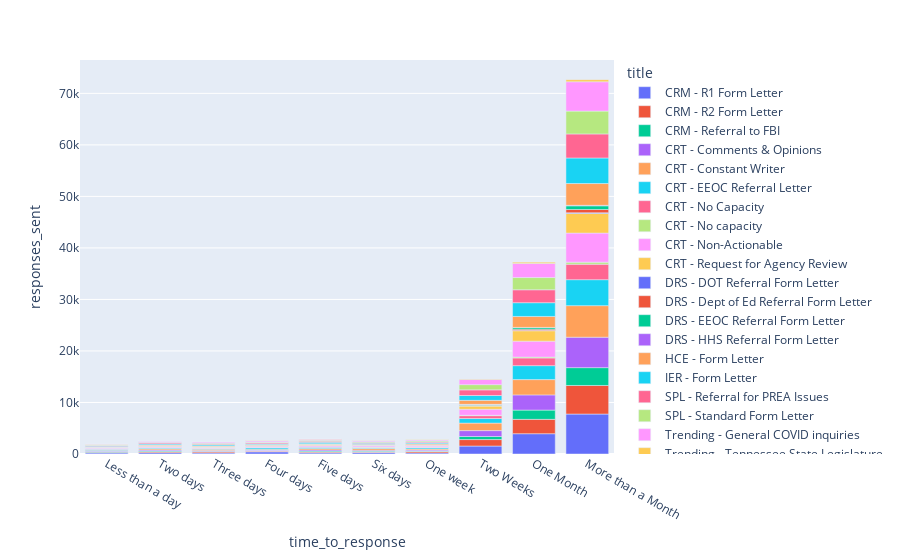

Notebook source saved alongside this figure:
### Code cell
title_df = df.loc[df['is_referral'] == False]
title_df = title_df.groupby(["title", "time_to_response"], as_index=False)['responses_sent'].sum()

fig = px.bar(
    title_df,
    x="time_to_response",
    y="responses_sent",
    color="title",
    category_orders={
        "time_to_response": ["Less than a day", "Two days", "Three days", "Four days", "Five days", "Six days", "One week", "Two Weeks", "One Month", "More than a Month",
],
    },
    height=700,
)

fig.show()

### Figure 1 — Plotly figure (JSON) as saved in the notebook; plotly's stock layout.template omitted (floating-point values rounded to 4 significant figures)
{"data": [{"alignmentgroup": "True", "hovertemplate": "title=CRM - R1 Form Letter<br>time_to_response=%{x}<br>responses_sent=%{y}<extra></extra>", "legendgroup": "CRM - R1 Form Letter", "marker": {"color": "#636efa", "pattern": {"shape": ""}}, "name": "CRM - R1 Form Letter", "offsetgroup": "CRM - R1 Form Letter", "orientation": "v", "showlegend": true, "textposition": "auto", "x": ["Five days", "Four days", "Less than a day", "More than a Month", "One Month", "One week", "Six days", "Three days", "Two Weeks", "Two days"], "xaxis": "x", "y": [225, 430, 220, 7752, 3940, 215, 275, 205, 1545, 265], "yaxis": "y", "type": "bar"}, {"alignmentgroup": "True", "hovertemplate": "title=CRM - R2 Form Letter<br>time_to_response=%{x}<br>responses_sent=%{y}<extra></extra>", "legendgroup": "CRM - R2 Form Letter", "marker": {"color": "#EF553B", "pattern": {"shape": ""}}, "name": "CRM - R2 Form Letter", "offsetgroup": "CRM - R2 Form Letter", "orientation": "v", "showlegend": true, "textposition": "auto", "x": ["Five days", "Four days", "Less than a day", "More than a Month", "One Month", "One week", "Six days", "Three days", "Two Weeks", "Two days"], "xaxis": "x", "y": [180, 140, 135, 5550, 2785, 255, 150, 210, 1255, 195], "yaxis": "y", "type": "bar"}, {"alignmentgroup": "True", "hovertemplate": "title=CRM - Referral to FBI<br>time_to_response=%{x}<br>responses_sent=%{y}<extra></extra>", "legendgroup": "CRM - Referral to FBI", "marker": {"color": "#00cc96", "pattern": {"shape": ""}}, "name": "CRM - Referral to FBI", "offsetgroup": "CRM - Referral to FBI", "orientation": "v", "showlegend": true, "textposition": "auto", "x": ["Five days", "Four days", "Less than a day", "More than a Month", "One Month", "One week", "Six days", "Three days", "Two Weeks", "Two days"], "xaxis": "x", "y": [155, 75, 120, 3461, 1795, 100, 145, 100, 590, 145], "yaxis": "y", "type": "bar"}, {"alignmentgroup": "True", "hovertemplate": "title=CRT - Comments & Opinions<br>time_to_response=%{x}<br>responses_sent=%{y}<extra></extra>", "legendgroup": "CRT - Comments & Opinions", "marker": {"color": "#ab63fa", "pattern": {"shape": ""}}, "name": "CRT - Comments & Opinions", "offsetgroup": "CRT - Comments & Opinions", "orientation": "v", "showlegend": true, "textposition": "auto", "x": ["Five days", "Four days", "Less than a day", "More than a Month", "One Month", "One week", "Six days", "Three days", "Two Weeks", "Two days"], "xaxis": "x", "y": [230, 110, 140, 5909, 2955, 185, 180, 170, 1150, 160], "yaxis": "y", "type": "bar"}, {"alignmentgroup": "True", "hovertemplate": "title=CRT - Constant Writer<br>time_to_response=%{x}<br>responses_sent=%{y}<extra></extra>", "legendgroup": "CRT - Constant Writer", "marker": {"color": "#FFA15A", "pattern": {"shape": ""}}, "name": "CRT - Constant Writer", "offsetgroup": "CRT - Constant Writer", "orientation": "v", "showlegend": true, "textposition": "auto", "x": ["Five days", "Four days", "Less than a day", "More than a Month", "One Month", "One week", "Six days", "Three days", "Two Weeks", "Two days"], "xaxis": "x", "y": [260, 175, 130, 6127, 2965, 215, 325, 225, 1455, 230], "yaxis": "y", "type": "bar"}, {"alignmentgroup": "True", "hovertemplate": "title=CRT - EEOC Referral Letter<br>time_to_response=%{x}<br>responses_sent=%{y}<extra></extra>", "legendgroup": "CRT - EEOC Referral Letter", "marker": {"color": "#19d3f3", "pattern": {"shape": ""}}, "name": "CRT - EEOC Referral Letter", "offsetgroup": "CRT - EEOC Referral Letter", "orientation": "v", "showlegend": true, "textposition": "auto", "x": ["Five days", "Four days", "Less than a day", "More than a Month", "One Month", "One week", "Six days", "Three days", "Two Weeks", "Two days"], "xaxis": "x", "y": [240, 285, 165, 5038, 2710, 250, 145, 130, 890, 165], "yaxis": "y", "type": "bar"}, {"alignmentgroup": "True", "hovertemplate": "title=CRT - No Capacity<br>time_to_response=%{x}<br>responses_sent=%{y}<extra></extra>", "legendgroup": "CRT - No Capacity", "marker": {"color": "#FF6692", "pattern": {"shape": ""}}, "name": "CRT - No Capacity", "offsetgroup": "CRT - No Capacity", "orientation": "v", "showlegend": true, "textposition": "auto", "x": ["Five days", "Four days", "Less than a day", "More than a Month", "One Month", "One week", "Six days", "Three days", "Two Weeks", "Two days"], "xaxis": "x", "y": [120, 90, 85, 3000, 1495, 120, 105, 75, 555, 105], "yaxis": "y", "type": "bar"}, {"alignmentgroup": "True", "hovertemplate": "title=CRT - No capacity<br>time_to_response=%{x}<br>responses_sent=%{y}<extra></extra>", "legendgroup": "CRT - No capacity", "marker": {"color": "#B6E880", "pattern": {"shape": ""}}, "name": "CRT - No capacity", "offsetgroup": "CRT - No capacity", "orientation": "v", "showlegend": true, "textposition": "auto", "x": ["Five days", "Four days", "Less than a day", "More than a Month", "One Month", "One week", "Six days", "Three days", "Two Weeks", "Two days"], "xaxis": "x", "y": [10, 5, 10, 397, 160, 15, 20, 5, 65, 15], "yaxis": "y", "type": "bar"}, {"alignmentgroup": "True", "hovertemplate": "title=CRT - Non-Actionable<br>time_to_response=%{x}<br>responses_sent=%{y}<extra></extra>", "legendgroup": "CRT - Non-Actionable", "marker": {"color": "#FF97FF", "pattern": {"shape": ""}}, "name": "CRT - Non-Actionable", "offsetgroup": "CRT - Non-Actionable", "orientation": "v", "showlegend": true, "textposition": "auto", "x": ["Five days", "Four days", "Less than a day", "More than a Month", "One Month", "One week", "Six days", "Three days", "Two Weeks", "Two days"], "xaxis": "x", "y": [240, 190, 140, 5649, 3095, 190, 215, 130, 1175, 195], "yaxis": "y", "type": "bar"}, {"alignmentgroup": "True", "hovertemplate": "title=CRT - Request for Agency Review<br>time_to_response=%{x}<br>responses_sent=%{y}<extra></extra>", "legendgroup": "CRT - Request for Agency Review", "marker": {"color": "#FECB52", "pattern": {"shape": ""}}, "name": "CRT - Request for Agency Review", "offsetgroup": "CRT - Request for Agency Review", "orientation": "v", "showlegend": true, "textposition": "auto", "x": ["Five days", "Four days", "Less than a day", "More than a Month", "One Month", "One week", "Six days", "Three days", "Two Weeks", "Two days"], "xaxis": "x", "y": [155, 140, 95, 3808, 2025, 165, 155, 150, 645, 135], "yaxis": "y", "type": "bar"}, {"alignmentgroup": "True", "hovertemplate": "title=DRS - DOT Referral Form Letter<br>time_to_response=%{x}<br>responses_sent=%{y}<extra></extra>", "legendgroup": "DRS - DOT Referral Form Letter", "marker": {"color": "#636efa", "pattern": {"shape": ""}}, "name": "DRS - DOT Referral Form Letter", "offsetgroup": "DRS - DOT Referral Form Letter", "orientation": "v", "showlegend": true, "textposition": "auto", "x": ["Five days", "Less than a day", "More than a Month", "One Month", "Six days", "Two Weeks", "Two days"], "xaxis": "x", "y": [15, 5, 133, 45, 5, 25, 15], "yaxis": "y", "type": "bar"}, {"alignmentgroup": "True", "hovertemplate": "title=DRS - Dept of Ed Referral Form Letter<br>time_to_response=%{x}<br>responses_sent=%{y}<extra></extra>", "legendgroup": "DRS - Dept of Ed Referral Form Letter", "marker": {"color": "#EF553B", "pattern": {"shape": ""}}, "name": "DRS - Dept of Ed Referral Form Letter", "offsetgroup": "DRS - Dept of Ed Referral Form Letter", "orientation": "v", "showlegend": true, "textposition": "auto", "x": ["Five days", "Four days", "Less than a day", "More than a Month", "One Month", "One week", "Six days", "Two Weeks", "Two days"], "xaxis": "x", "y": [25, 30, 15, 635, 260, 35, 15, 95, 25], "yaxis": "y", "type": "bar"}, {"alignmentgroup": "True", "hovertemplate": "title=DRS - EEOC Referral Form Letter<br>time_to_response=%{x}<br>responses_sent=%{y}<extra></extra>", "legendgroup": "DRS - EEOC Referral Form Letter", "marker": {"color": "#00cc96", "pattern": {"shape": ""}}, "name": "DRS - EEOC Referral Form Letter", "offsetgroup": "DRS - EEOC Referral Form Letter", "orientation": "v", "showlegend": true, "textposition": "auto", "x": ["Five days", "Four days", "Less than a day", "More than a Month", "One Month", "One week", "Six days", "Three days", "Two Weeks", "Two days"], "xaxis": "x", "y": [35, 35, 35, 714, 300, 40, 15, 10, 160, 20], "yaxis": "y", "type": "bar"}, {"alignmentgroup": "True", "hovertemplate": "title=DRS - HHS Referral Form Letter<br>time_to_response=%{x}<br>responses_sent=%{y}<extra></extra>", "legendgroup": "DRS - HHS Referral Form Letter", "marker": {"color": "#ab63fa", "pattern": {"shape": ""}}, "name": "DRS - HHS Referral Form Letter", "offsetgroup": "DRS - HHS Referral Form Letter", "orientation": "v", "showlegend": true, "textposition": "auto", "x": ["Less than a day", "More than a Month", "One Month", "Three days", "Two Weeks"], "xaxis": "x", "y": [5, 92, 40, 5, 30], "yaxis": "y", "type": "bar"}, {"alignmentgroup": "True", "hovertemplate": "title=HCE - Form Letter<br>time_to_response=%{x}<br>responses_sent=%{y}<extra></extra>", "legendgroup": "HCE - Form Letter", "marker": {"color": "#FFA15A", "pattern": {"shape": ""}}, "name": "HCE - Form Letter", "offsetgroup": "HCE - Form Letter", "orientation": "v", "showlegend": true, "textposition": "auto", "x": ["Five days", "Four days", "Less than a day", "More than a Month", "One Month", "One week", "Six days", "Three days", "Two Weeks", "Two days"], "xaxis": "x", "y": [120, 130, 60, 4235, 2130, 190, 135, 130, 775, 120], "yaxis": "y", "type": "bar"}, {"alignmentgroup": "True", "hovertemplate": "title=IER - Form Letter<br>time_to_response=%{x}<br>responses_sent=%{y}<extra></extra>", "legendgroup": "IER - Form Letter", "marker": {"color": "#19d3f3", "pattern": {"shape": ""}}, "name": "IER - Form Letter", "offsetgroup": "IER - Form Letter", "orientation": "v", "showlegend": true, "textposition": "auto", "x": ["Five days", "Four days", "Less than a day", "More than a Month", "One Month", "One week", "Six days", "Three days", "Two Weeks", "Two days"], "xaxis": "x", "y": [255, 175, 135, 4957, 2670, 200, 200, 215, 945, 200], "yaxis": "y", "type": "bar"}, {"alignmentgroup": "True", "hovertemplate": "title=SPL - Referral for PREA Issues<br>time_to_response=%{x}<br>responses_sent=%{y}<extra></extra>", "legendgroup": "SPL - Referral for PREA Issues", "marker": {"color": "#FF6692", "pattern": {"shape": ""}}, "name": "SPL - Referral for PREA Issues", "offsetgroup": "SPL - Referral for PREA Issues", "orientation": "v", "showlegend": true, "textposition": "auto", "x": ["Five days", "Four days", "Less than a day", "More than a Month", "One Month", "One week", "Six days", "Three days", "Two Weeks", "Two days"], "xaxis": "x", "y": [205, 220, 145, 4668, 2505, 170, 130, 150, 1095, 210], "yaxis": "y", "type": "bar"}, {"alignmentgroup": "True", "hovertemplate": "title=SPL - Standard Form Letter<br>time_to_response=%{x}<br>responses_sent=%{y}<extra></extra>", "legendgroup": "SPL - Standard Form Letter", "marker": {"color": "#B6E880", "pattern": {"shape": ""}}, "name": "SPL - Standard Form Letter", "offsetgroup": "SPL - Standard Form Letter", "orientation": "v", "showlegend": true, "textposition": "auto", "x": ["Five days", "Four days", "Less than a day", "More than a Month", "One Month", "One week", "Six days", "Three days", "Two Weeks", "Two days"], "xaxis": "x", "y": [190, 85, 105, 4429, 2375, 180, 185, 185, 1015, 90], "yaxis": "y", "type": "bar"}, {"alignmentgroup": "True", "hovertemplate": "title=Trending - General COVID inquiries<br>time_to_response=%{x}<br>responses_sent=%{y}<extra></extra>", "legendgroup": "Trending - General COVID inquiries", "marker": {"color": "#FF97FF", "pattern": {"shape": ""}}, "name": "Trending - General COVID inquiries", "offsetgroup": "Trending - General COVID inquiries", "orientation": "v", "showlegend": true, "textposition": "auto", "x": ["Five days", "Four days", "Less than a day", "More than a Month", "One Month", "One week", "Six days", "Three days", "Two Weeks", "Two days"], "xaxis": "x", "y": [220, 225, 120, 5693, 2725, 205, 175, 230, 985, 180], "yaxis": "y", "type": "bar"}, {"alignmentgroup": "True", "hovertemplate": "title=Trending - Tennessee State Legislature<br>time_to_response=%{x}<br>responses_sent=%{y}<extra></extra>", "legendgroup": "Trending - Tennessee State Legislature", "marker": {"color": "#FECB52", "pattern": {"shape": ""}}, "name": "Trending - Tennessee State Legislature", "offsetgroup": "Trending - Tennessee State Legislature", "orientation": "v", "showlegend": true, "textposition": "auto", "x": ["Five days", "Four days", "Less than a day", "More than a Month", "One Month", "One week", "Six days", "Three days", "Two Weeks", "Two days"], "xaxis": "x", "y": [10, 25, 20, 404, 255, 15, 35, 20, 95, 10], "yaxis": "y", "type": "bar"}], "layout": {"xaxis": {"anchor": "y", "domain": [0, 1], "title": {"text": "time_to_response"}, "categoryorder": "array", "categoryarray": ["Less than a day", "Two days", "Three days", "Four days", "Five days", "Six days", "One week", "Two Weeks", "One Month", "More than a Month"], "type": "category", "range": [-0.5, 9.5], "autorange": true}, "yaxis": {"anchor": "x", "domain": [0, 1], "title": {"text": "responses_sent"}, "type": "linear", "range": [0, 76470.0], "autorange": true}, "legend": {"title": {"text": "title"}, "tracegroupgap": 0}, "margin": {"t": 60}, "barmode": "relative", "autosize": true}}
